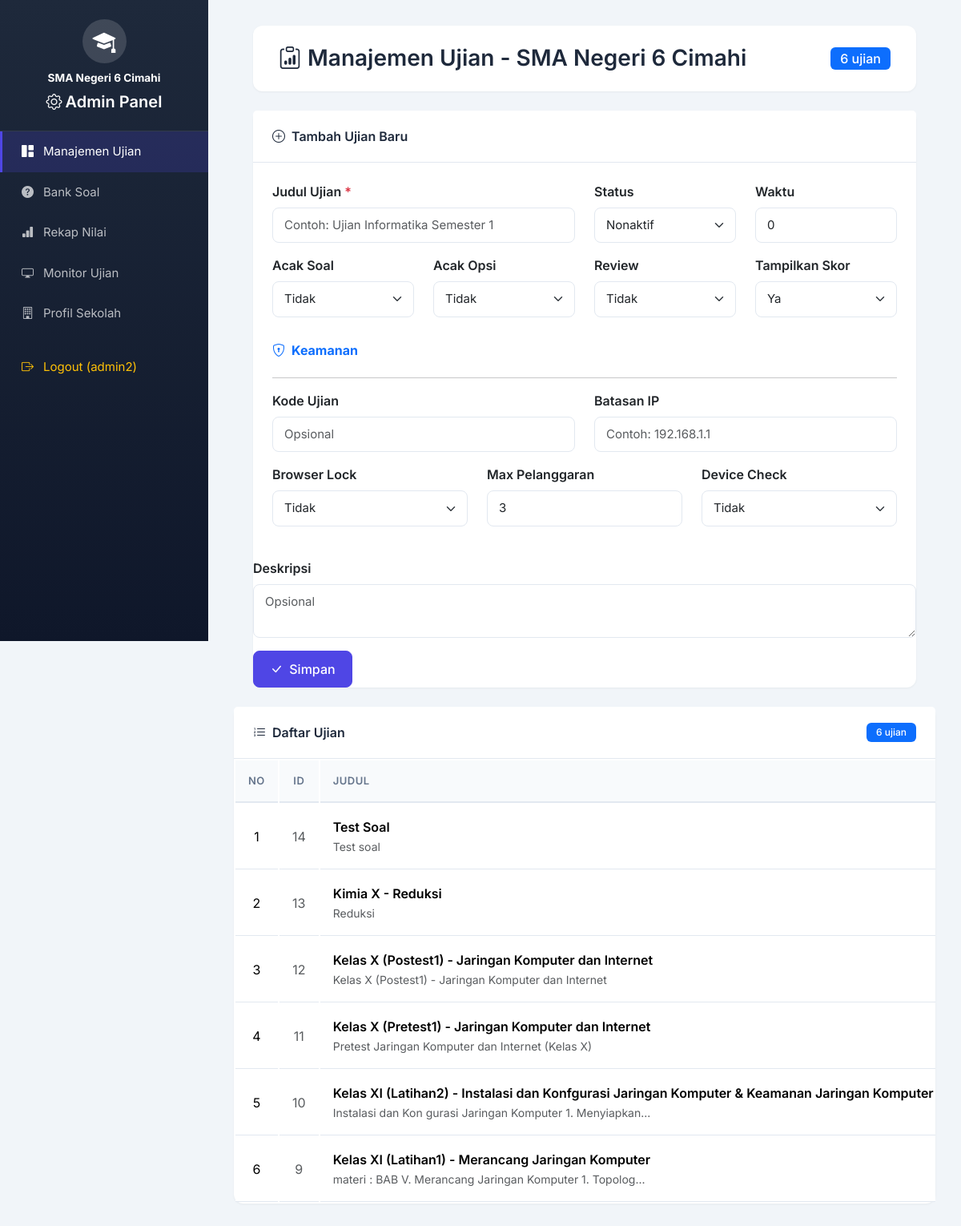
Page /admin/index.php (signed in) on the committed database.
### tables this page shows
CREATE TABLE `konfigurasi_sekolah` (
  `id` int NOT NULL,
  `nama_sekolah` varchar(255) NOT NULL DEFAULT 'SMA Negeri 6 Cimahi',
  `logo` varchar(255) DEFAULT NULL,
  `warna_primer` varchar(20) DEFAULT '#667eea',
  `warna_sekunder` varchar(20) DEFAULT '#764ba2',
  `tampilkan_riwayat` enum('ya','tidak') DEFAULT 'ya',
  `created_at` timestamp NULL DEFAULT CURRENT_TIMESTAMP,
  `updated_at` timestamp NULL DEFAULT CURRENT_TIMESTAMP ON UPDATE CURRENT_TIMESTAMP
);

CREATE TABLE `ujian` (
  `id` int NOT NULL,
  `judul_ujian` varchar(255) NOT NULL,
  `deskripsi` text,
  `status` enum('aktif','nonaktif') DEFAULT 'nonaktif',
  `tgl_dibuat` datetime DEFAULT CURRENT_TIMESTAMP,
  `updated_at` timestamp NULL DEFAULT CURRENT_TIMESTAMP ON UPDATE CURRENT_TIMESTAMP,
  `kode_ujian` varchar(20) DEFAULT NULL,
  `allow_ip` text,
  `enable_browser_lock` enum('ya','tidak') DEFAULT 'tidak',
  `max_violations` int DEFAULT '3',
  `enable_device_check` enum('ya','tidak') DEFAULT 'tidak',
  `waktu_tersedia` int DEFAULT '0',
  `acak_soal` enum('ya','tidak') DEFAULT 'tidak',
  `acak_opsi` enum('ya','tidak') DEFAULT 'tidak',
  `tampilkan_review` enum('ya','tidak') DEFAULT 'tidak',
  `tampilkan_skor` enum('ya','tidak') DEFAULT 'ya'
);

### config/init_sekolah.php (called while the page is built, shortened)
<?php
$konfigurasi_cache = null;
function getKonfigurasiSekolah($conn) {
    $result = $conn->query("SELECT * FROM konfigurasi_sekolah LIMIT 1");
    $konfigurasi_cache = $result->fetch_assoc();
    return $konfigurasi_cache;
}
?>

### admin/index.php (the view, shortened to what this page needs)
<?php
require_once '../config/database.php';
require_once '../config/init_sekolah.php';
$sekolah = getKonfigurasiSekolah($conn);
$has_new_columns = false;
$has_tampilkan_skor = false;
$has_acak_opsi = false;
$has_kode_ujian = false;
$has_allow_ip = false;
$has_browser_lock = false;
$has_device_check = false;
try {
    $result_cols = $conn->query("SHOW COLUMNS FROM ujian LIKE 'acak_soal'");
    if ($result_cols && $result_cols->num_rows > 0) {
        $row = $result_cols->fetch_assoc();
        $col_type = strtolower($row['Type'] ?? '');
        if (strpos($col_type, 'varchar') !== false || strpos($col_type, 'enum') !== false) {
            $has_new_columns = true;
        }
    }
    $result_cols2 = $conn->query("SHOW COLUMNS FROM ujian LIKE 'tampilkan_skor'");
    if ($result_cols2 && $result_cols2->num_rows > 0) {
        $has_tampilkan_skor = true;
    }
    $result_cols3 = $conn->query("SHOW COLUMNS FROM ujian LIKE 'acak_opsi'");
    if ($result_cols3 && $result_cols3->num_rows > 0) {
        $has_acak_opsi = true;
    }
    $result_cols4 = $conn->query("SHOW COLUMNS FROM ujian LIKE 'tampilkan_review'");
    if ($result_cols4 && $result_cols4->num_rows > 0) {
        $has_tampilkan_review = true;
    }
    $result_cols5 = $conn->query("SHOW COLUMNS FROM ujian LIKE 'kode_ujian'");
    if ($result_cols5 && $result_cols5->num_rows > 0) {
        $has_kode_ujian = true;
    }
    $result_cols6 = $conn->query("SHOW COLUMNS FROM ujian LIKE 'allow_ip'");
    if ($result_cols6 && $result_cols6->num_rows > 0) {
        $has_allow_ip = true;
    }
    $result_cols7 = $conn->query("SHOW COLUMNS FROM ujian LIKE 'enable_browser_lock'");
    if ($result_cols7 && $result_cols7->num_rows > 0) {
        $has_browser_lock = true;
    }
    $result_cols8 = $conn->query("SHOW COLUMNS FROM ujian LIKE 'enable_device_check'");
    if ($result_cols8 && $result_cols8->num_rows > 0) {
        $has_device_check = true;
    }
} catch (Exception $e) {
    $has_new_columns = false;
    $has_tampilkan_skor = false;
    $has_acak_opsi = false;
    $has_tampilkan_review = false;
    $has_kode_ujian = false;
    $has_allow_ip = false;
    $has_browser_lock = false;
    $has_device_check = false;
    $has_timer_per_soal = false;
    $has_show_timer_per_soal = false;
}
$result = $conn->query("SELECT * FROM ujian ORDER BY tgl_dibuat DESC");
$edit_ujian = null;
?>
<!DOCTYPE html>
<html lang="id">
<head>
    <link href="../vendor/bootstrap/bootstrap.min.css" rel="stylesheet">
    <link rel="stylesheet" href="../vendor/bootstrap-icons/bootstrap-icons.min.css">
</head>
<body>
    <div class="sidebar">
        <div class="sidebar-brand text-center">
            <div class="school-logo mb-2">
                <?php if ($sekolah['logo'] && file_exists('../uploads/' . $sekolah['logo'])): ?>
                    <img src="../uploads/<?= $sekolah['logo'] ?>" alt="Logo" style="width: 100%; height: 100%; object-fit: contain; border-radius: 50%;">
                <?php else: ?>
                    <i class="bi bi-mortarboard-fill" style="font-size: 1.8rem;"></i>
                <?php endif; ?>
            </div>
            <div class="text-white fw-bold" style="font-size: 0.85rem;"><?= htmlspecialchars($sekolah['nama_sekolah']) ?></div>
            <h5 class="mt-2"><i class="bi bi-gear me-1"></i>Admin Panel</h5>
        </div>
        <div class="sidebar-menu">
            <a href="index.php" class="active"><i class="bi bi-grid-1x2-fill"></i> Manajemen Ujian</a>
            <a href="tambah_soal.php"><i class="bi bi-question-circle-fill"></i> Bank Soal</a>
            <a href="rekap_nilai.php"><i class="bi bi-bar-chart-fill"></i> Rekap Nilai</a>
            <a href="monitor_ujian.php"><i class="bi bi-display"></i> Monitor Ujian</a>
            <a href="profil_sekolah.php"><i class="bi bi-building"></i> Profil Sekolah</a>
            <a href="logout.php" class="text-warning mt-3"><i class="bi bi-box-arrow-right"></i> Logout (<?= htmlspecialchars($_SESSION['admin_username']) ?>)</a>
        </div>
    </div>
    <div class="main-content">
        <div class="container-fluid px-4">
        <div class="page-header animate-fade-in">
            <h3><i class="bi bi-clipboard-data me-2"></i>Manajemen Ujian - SMA Negeri 6 Cimahi</h3>
            <span class="badge bg-primary fs-6"><?= $result->num_rows ?> ujian</span>
        </div>
        <div class="card animate-fade-in">
            <div class="card-header d-flex justify-content-between align-items-center">
                <span><i class="bi bi-<?= $edit_ujian ? 'pencil-square' : 'plus-circle' ?> me-2"></i><?= $edit_ujian ? 'Edit Ujian' : 'Tambah Ujian Baru' ?></span>
            </div>
            <div class="card-body">
                <form method="POST" autocomplete="off">
                    <div class="row">
                        <div class="col-md-6 mb-3">
                            <label class="form-label fw-semibold">Judul Ujian <span class="text-danger">*</span></label>
                            <input type="text" name="judul_ujian" class="form-control" required
                                   value="<?= $edit_ujian ? htmlspecialchars($edit_ujian['judul_ujian']) : '' ?>"
                                   placeholder="Contoh: Ujian Informatika Semester 1">
                        </div>
                        <div class="col-md-3 mb-3">
                            <label class="form-label fw-semibold">Status</label>
                            <select name="status" class="form-select">
                                <option value="nonaktif" <?= $edit_ujian && $edit_ujian['status'] === 'nonaktif' ? 'selected' : '' ?>>Nonaktif</option>
                            </select>
                        </div>
                        <?php if ($has_new_columns): ?>
                        <div class="col-md-3 mb-3">
                            <label class="form-label fw-semibold">Waktu</label>
                            <input type="number" name="waktu_tersedia" class="form-control"
                                   value="<?= $edit_ujian ? htmlspecialchars($edit_ujian['waktu_tersedia'] ?? 0) : 0 ?>"
                                   placeholder="0" min="0">
                        </div>
                    </div>
                    <div class="row">
                        <div class="col-md-3 mb-3">
                            <label class="form-label fw-semibold">Acak Soal</label>
                            <select name="acak_soal" class="form-select">
                                <option value="tidak" <?= $edit_ujian && ($edit_ujian['acak_soal'] ?? 'tidak') === 'tidak' ? 'selected' : '' ?>>Tidak</option>
                            </select>
                        </div>
                        <?php if ($has_acak_opsi): ?>
                        <div class="col-md-3 mb-3">
                            <label class="form-label fw-semibold">Acak Opsi</label>
                            <select name="acak_opsi" class="form-select">
                                <option value="tidak" <?= $edit_ujian && ($edit_ujian['acak_opsi'] ?? 'tidak') === 'tidak' ? 'selected' : '' ?>>Tidak</option>
                            </select>
                        </div>
                        <?php endif; ?>
                        <?php if ($has_tampilkan_review): ?>
                        <div class="col-md-3 mb-3">
                            <label class="form-label fw-semibold">Review</label>
                            <select name="tampilkan_review" class="form-select">
                                <option value="tidak" <?= $edit_ujian && ($edit_ujian['tampilkan_review'] ?? 'tidak') === 'tidak' ? 'selected' : '' ?>>Tidak</option>
                            </select>
                        </div>
                        <?php endif; ?>
                        <?php if ($has_tampilkan_skor): ?>
                        <div class="col-md-3 mb-3">
                            <label class="form-label fw-semibold">Tampilkan Skor</label>
                            <select name="tampilkan_skor" class="form-select">
                                <option value="ya" <?= $edit_ujian && ($edit_ujian['tampilkan_skor'] ?? 'ya') === 'ya' ? 'selected' : '' ?>>Ya</option>
                            </select>
                        </div>
                        <?php endif; ?>
                        <?php endif; ?>
                    </div>
                    <?php if ($has_kode_ujian || $has_allow_ip || $has_browser_lock || $has_device_check): ?>
                    <div class="row mt-3">
                        <div class="col-12">
                            <h6 class="fw-bold text-primary"><i class="bi bi-shield-lock me-2"></i>Keamanan</h6>
                        </div>
                    </div>
                    <hr>
                    <div class="row">
                        <?php if ($has_kode_ujian): ?>
                        <div class="col-md-6 mb-3">
                            <label class="form-label fw-semibold">Kode Ujian</label>
                            <input type="text" name="kode_ujian" class="form-control"
                                   value="<?= $edit_ujian ? htmlspecialchars($edit_ujian['kode_ujian'] ?? '') : '' ?>"
                                   placeholder="Opsional">
                        </div>
                        <?php endif; ?>
                        <?php if ($has_allow_ip): ?>
                        <div class="col-md-6 mb-3">
                            <label class="form-label fw-semibold">Batasan IP</label>
                            <input type="text" name="allow_ip" class="form-control"
                                   value="<?= $edit_ujian && !empty($edit_ujian['allow_ip']) ? htmlspecialchars(implode(', ', json_decode($edit_ujian['allow_ip'] ?? '[]', true) ?: [])) : '' ?>"
                                   placeholder="Contoh: 192.168.1.1">
                        </div>
                        <?php endif; ?>
                    </div>
                    <div class="row">
                        <?php if ($has_browser_lock): ?>
                        <div class="col-md-4 mb-3">
                            <label class="form-label fw-semibold">Browser Lock</label>
                            <select name="enable_browser_lock" class="form-select">
                                <option value="tidak" <?= $edit_ujian && ($edit_ujian['enable_browser_lock'] ?? 'tidak') === 'tidak' ? 'selected' : '' ?>>Tidak</option>
                            </select>
                        </div>
                        <div class="col-md-4 mb-3">
                            <label class="form-label fw-semibold">Max Pelanggaran</label>
                            <input type="number" name="max_violations" class="form-control"
                                   value="<?= $edit_ujian ? (int)($edit_ujian['max_violations'] ?? 3) : 3 ?>"
                                   min="1" max="10">
                        </div>
                        <?php endif; ?>
                        <?php if ($has_device_check): ?>
                        <div class="col-md-4 mb-3">
                            <label class="form-label fw-semibold">Device Check</label>
                            <select name="enable_device_check" class="form-select">
                                <option value="tidak" <?= $edit_ujian && ($edit_ujian['enable_device_check'] ?? 'tidak') === 'tidak' ? 'selected' : '' ?>>Tidak</option>
                            </select>
                        </div>
                        <?php endif; ?>
                    </div>
                    <?php endif; ?>
                    </div>
                    <div class="row">
                        <div class="col-md-12 mb-3">
                            <label class="form-label fw-semibold">Deskripsi</label>
                            <textarea name="deskripsi" class="form-control" rows="2"
                                      placeholder="Opsional"><?= $edit_ujian ? htmlspecialchars($edit_ujian['deskripsi']) : '' ?></textarea>
                        </div>
                    </div>
                    <div class="row">
                        <div class="col-md-12">
                            <button type="submit" name="simpan_ujian" class="btn btn-primary">
                                <i class="bi bi-check-lg me-1"></i> <?= $edit_ujian ? 'Perbarui' : 'Simpan' ?>
                            </button>
                        </div>
                    </div>
            </div>
        </div>
        <div class="card animate-fade-in">
            <div class="card-header d-flex justify-content-between align-items-center">
                <span><i class="bi bi-list-ol me-2"></i>Daftar Ujian</span>
                <span class="badge bg-primary"><?= $result->num_rows ?> ujian</span>
            </div>
            <div class="card-body p-0">
                <?php if ($result->num_rows > 0): ?>
                <div class="table-scroll">
                    <table class="table table-hover mb-0">
                        <thead>
                            <tr>
                                <th class="text-center">No</th>
                                <th class="text-center">ID</th>
                                <th>Judul</th>
                            </tr>
                        </thead>
                        <tbody>
                            <?php $no = 1; while ($row = $result->fetch_assoc()): ?>
                            <tr>
                                <td class="text-center"><?= $no++ ?></td>
                                <td class="text-center text-muted"><?= $row['id'] ?></td>
                                <td>
                                    <div class="fw-semibold"><?= htmlspecialchars($row['judul_ujian']) ?></div>
                                    <small class="text-muted"><?= htmlspecialchars(mb_strimwidth($row['deskripsi'] ?? '', 0, 60, '...')) ?></small>
                                </td>
                            </tr>
                            <?php endwhile; ?>
                        </tbody>
                    </table>
                </div>
                <?php endif; ?>
            </div>
        </div>
        </div>
</body>
</html>

### rows in the picture
konfigurasi_sekolah: nama_sekolah "SMA Negeri 6 Cimahi"
ujian: id "14", judul_ujian "Test Soal", deskripsi "Test soal"
ujian: id "13", judul_ujian "Kimia X - Reduksi", deskripsi "Reduksi"
ujian: id "12", judul_ujian "Kelas X (Postest1) - Jaringan Komputer dan Internet", deskripsi "Kelas X (Postest1) - Jaringan Komputer dan Internet"
ujian: id "11", judul_ujian "Kelas X (Pretest1) - Jaringan Komputer dan Internet", deskripsi "Pretest Jaringan Komputer dan Internet (Kelas X)"
ujian: id "10", judul_ujian "Kelas XI (Latihan2) - Instalasi dan Konfgurasi Jaringan Komputer & Keamanan Jaringan Komputer", deskripsi "Instalasi dan Kon gurasi Jaringan Komputer 1. Menyiapkan..."
ujian: id "9", judul_ujian "Kelas XI (Latihan1) - Merancang Jaringan Komputer", deskripsi "materi : BAB V. Merancang Jaringan Komputer 1. Topolog..."

### other values in the picture
$_SESSION['admin_username'] "admin2"
$result->num_rows "6"
